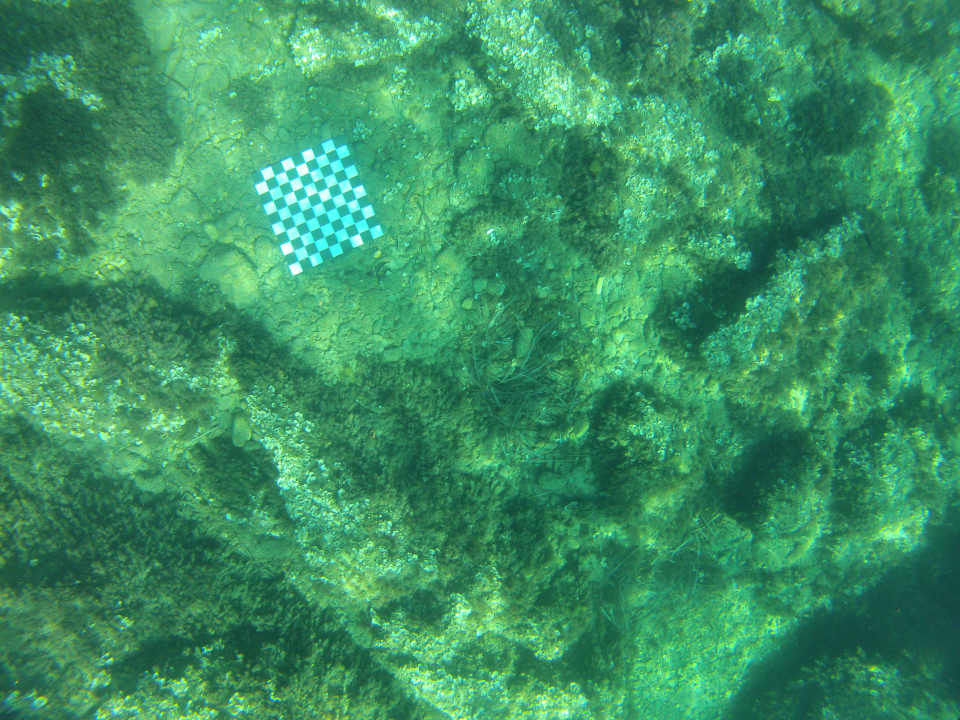
#> input picture bd_projet_scia/damier/G0010022.JPG, 3840 x 2880 px (shown at 1/4 size)
$ jupyter execute --allow-errors Untitled.ipynb   (older library calls are emulated)
#> lines starting #> are read from the running program, lines starting #| are printed output that depends on the picture; after the words box and inside, x2 and y2 are one past the last pixel; in counts of white or black regions, pixels touching at a corner belong together
[cell 1]
import cv2
import numpy as np
from matplotlib import pyplot as plt
import math

[cell 2]
def invert_img(img):
    return cv2.bitwise_not(img)

[cell 3]
def print_img(title, img):
    cv2.imshow(title, img)
    cv2.waitKey(0)
    cv2.destroyAllWindows()

#> (a cell that did not finish here is left out)

#> (a cell that did not finish here is left out)

[cell 6]
img = cv2.imread("bd_projet_scia/damier/G0010022.JPG")
#> img is the input picture: shape (2880, 3840, 3); mean B, G, R 98.9, 144.7, 59.1
edges = cv2.Canny(img, 100, 200)
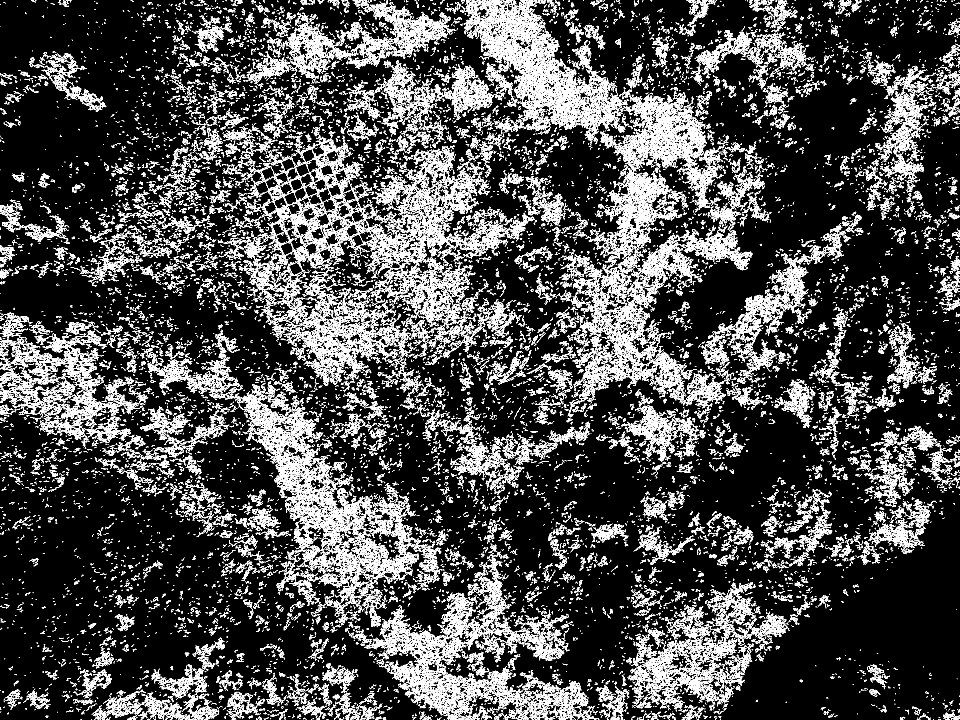
#> edges: shape (2880, 3840) (shown at 1/4 size); 10.5% white in thin lines or dots
print_img('original', img)

[cell 7]
scale_percent = 0.25 # percent of original size
width = int(img.shape[1] * scale_percent)
height = int(img.shape[0] * scale_percent)
dim = (width, height)

# GRAYSCALE THE IMAGE
resized = cv2.resize(img, dim, 0.2, 0.2, interpolation = cv2.INTER_AREA)
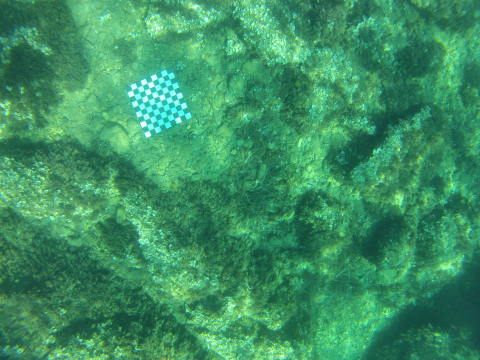
#> resized: shape (720, 960, 3) (shown at 1/2 size); mean B, G, R 98.9, 144.7, 59.1
gray = cv2.cvtColor(resized,cv2.COLOR_BGR2GRAY)
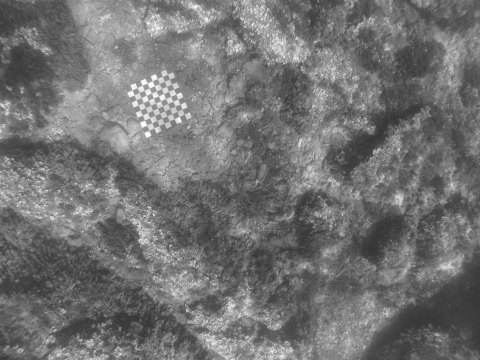
#> gray: shape (720, 960) (shown at 1/2 size); min 48, max 254, mean 113.9
print_img('gray', gray)

[cell 8]
# GAUSSIAN BLUR THE IMAGE
kernel_size = 3
blur_gray = cv2.GaussianBlur(gray, (kernel_size, kernel_size), 0)
print_img('Gaussian blur', blur_gray)

[cell 9]
thresh = 200
maxValue = 255
th, dst_gray2 = cv2.threshold(gray, thresh, maxValue, cv2.THRESH_BINARY + cv2.THRESH_OTSU)
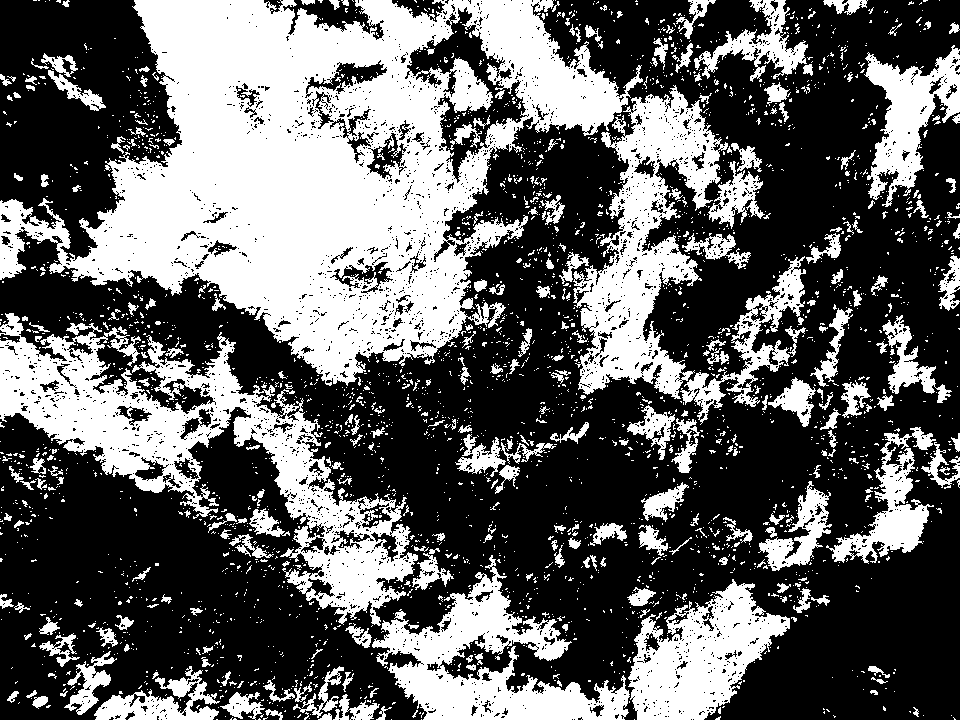
#> dst_gray2: shape (720, 960); 38.4% white; 2969 white regions (2665 under 20 px), largest, box (x1, y1, x2, y2) and area: (0, 0, 643, 386) 114337, (0, 313, 418, 626) 35005, (573, 85, 728, 399) 19841
#> th = 120
th2, dst_gray = cv2.threshold(gray, thresh, maxValue, cv2.THRESH_BINARY)
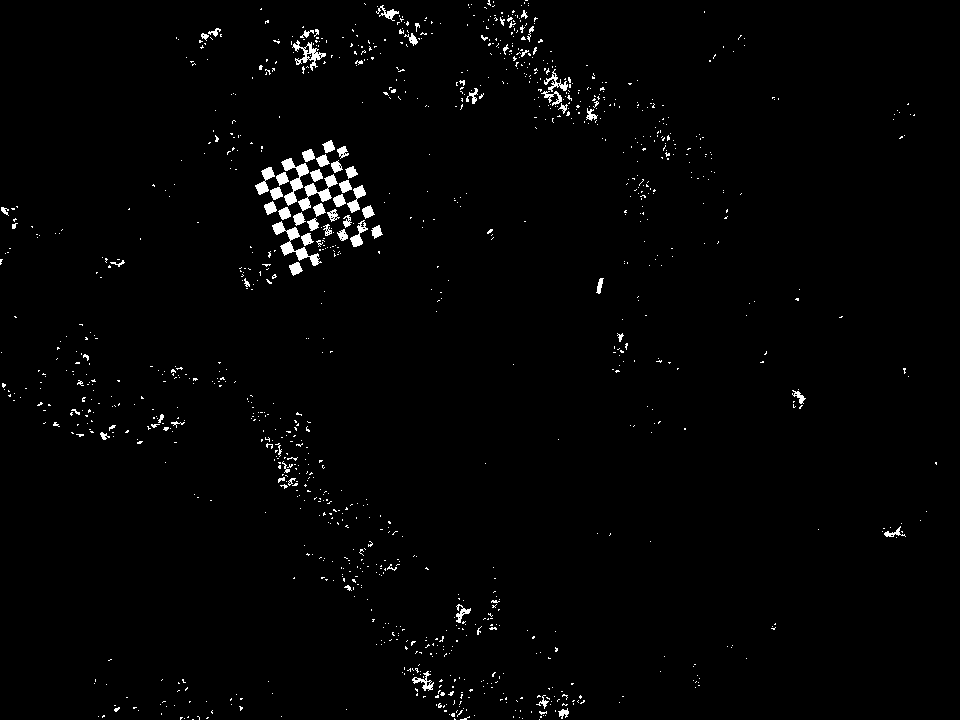
#> dst_gray: shape (720, 960); 1.5% white; 1162 white regions (1085 under 20 px), largest, box (x1, y1, x2, y2) and area: (272, 221, 322, 266) 555, (281, 158, 309, 206) 471, (298, 174, 338, 211) 448
#> th2 = 200
print_img('threshold bin + otsu', dst_gray)
print_img('threshold bin', dst_gray2)

[cell 10]
inv_img = invert_img(dst_gray)
print_img('inv gray', inv_img)

[cell 11]
im2, contours, hierar = cv2.findContours(inv_img, cv2.RETR_TREE, cv2.CHAIN_APPROX_NONE)
#> contours = 1434 contours, 1307 with area under 20; largest, box (x1, y1, x2, y2) and area: (0, 0, 960, 720) 689458, (280, 157, 310, 207) 546, (292, 39, 327, 72) 416, (279, 240, 320, 267) 378, (303, 182, 333, 203) 268
#inv_img = cv2.cvtColor(inv_img, cv2.COLOR_GRAY2BGR)
#cv2.drawContours(inv_img, contours, -1, (0, 255, 0))
print_img('contours', inv_img)

$ run again, with bd_projet_scia/damier/G0010044.JPG copied over bd_projet_scia/damier/G0010022.JPG
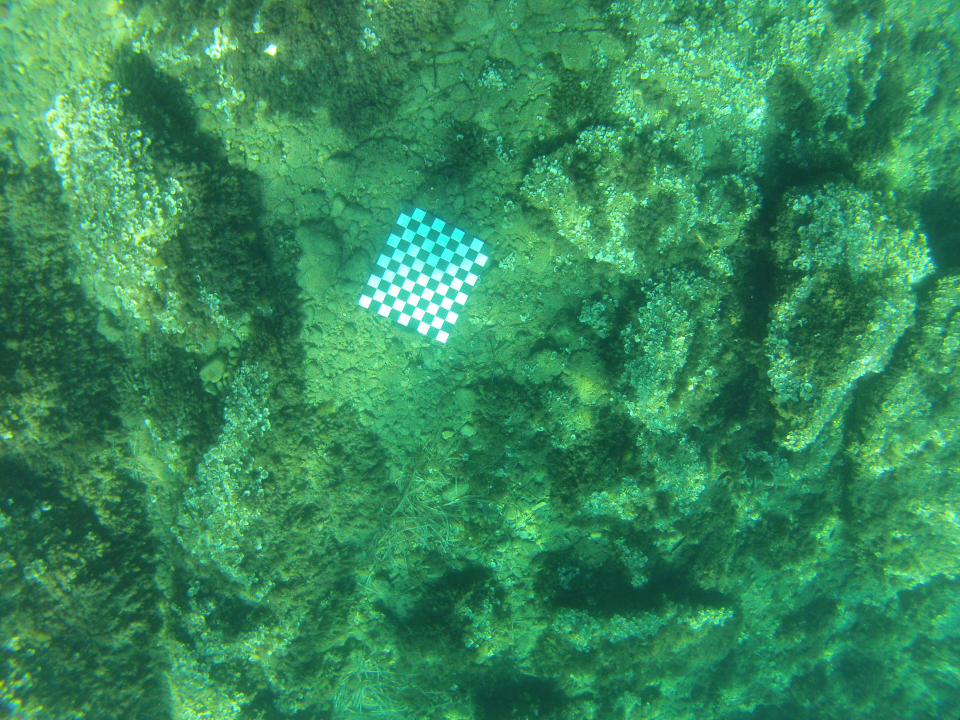
#> input picture bd_projet_scia/damier/G0010044.JPG, 3840 x 2880 px (shown at 1/4 size)
#> img is the input picture: shape (2880, 3840, 3); mean B, G, R 90.8, 138, 54.5
#> `edges = cv2.Canny(img, 100, 200)`:
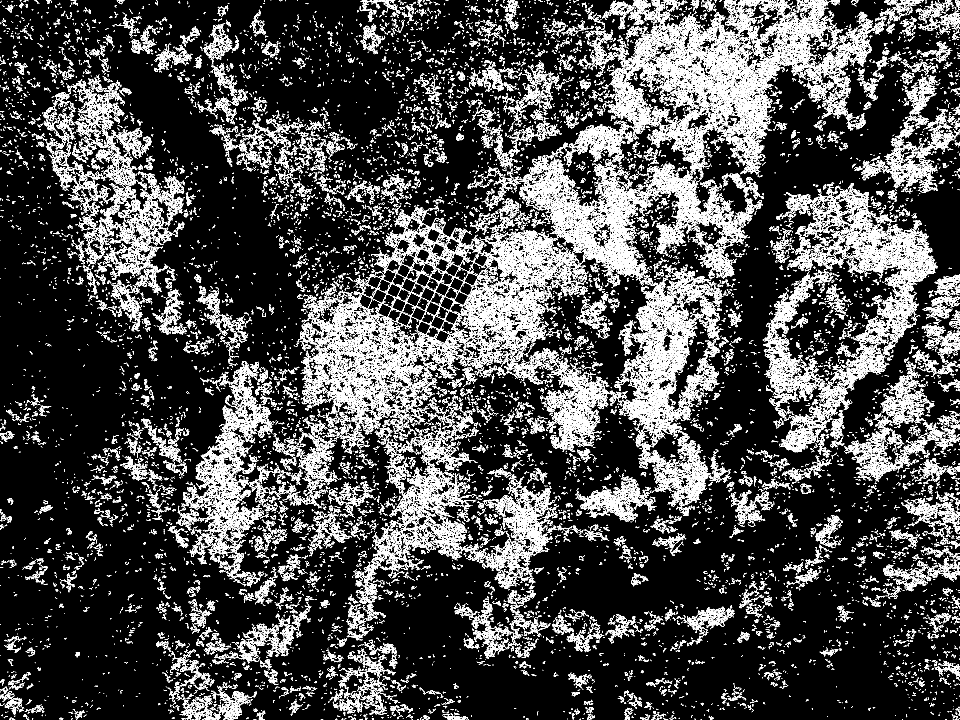
#> edges: shape (2880, 3840) (shown at 1/4 size); 10.5% white in thin lines or dots
#> dst_gray2: shape (720, 960); 37.7% white; 3155 white regions (2814 under 20 px), largest, box (x1, y1, x2, y2) and area: (0, 0, 960, 577) 139427, (847, 312, 960, 611) 14469, (780, 190, 937, 452) 10334
#> th = 114
#> `th2, dst_gray = cv2.threshold(gray, thresh, maxValue, cv2.THRESH_BINARY)`:
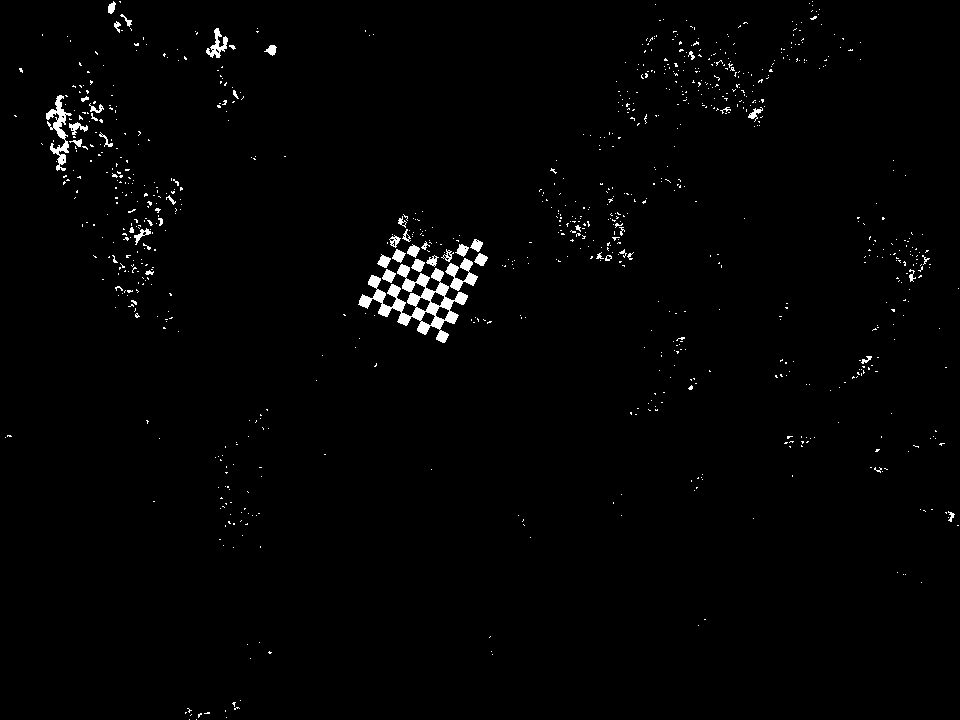
#> dst_gray: shape (720, 960); 1.3% white; 907 white regions (859 under 20 px), largest, box (x1, y1, x2, y2) and area: (358, 264, 468, 343) 2617, (46, 95, 72, 171) 660, (445, 258, 478, 291) 451
#> th2 = 200
#> contours = 1107 contours, 1032 with area under 20; largest, box (x1, y1, x2, y2) and area: (0, 0, 960, 720) 689519, (357, 272, 469, 336) 2674, (45, 94, 73, 141) 474, (444, 262, 479, 292) 396, (205, 27, 229, 59) 336
